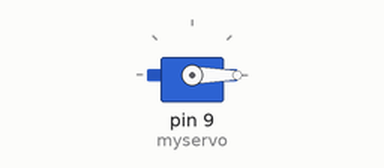
Simulated run of this sketch. Board: Arduino Uno, built with avr-gcc and run on an emulated ATmega328P. Parts: servo.

Above: at 0.05 s.
Timing chart, 0 to 3.0 s (numbered marks = the images above):
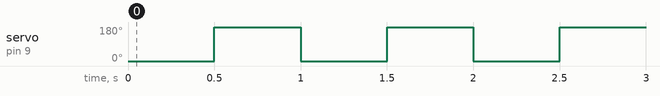

The sketch:

servomotorarm.ino
```cpp
#include <Servo.h>

Servo myservo;

void setup() {
  // put your setup code here, to run once:
myservo.attach(9); //orange pin digital
myservo.write(0); //start at 0 degrees
}

void loop() {
  // put your main code here, to run repeatedly:
myservo.write(0);
delay(500);
myservo.write(180);
delay(500); //windshield w

}
```

Measured:
- by itself, servo on pin 9 (myservo): alternates 180° for 0.50 s and 0° for 0.50 s
